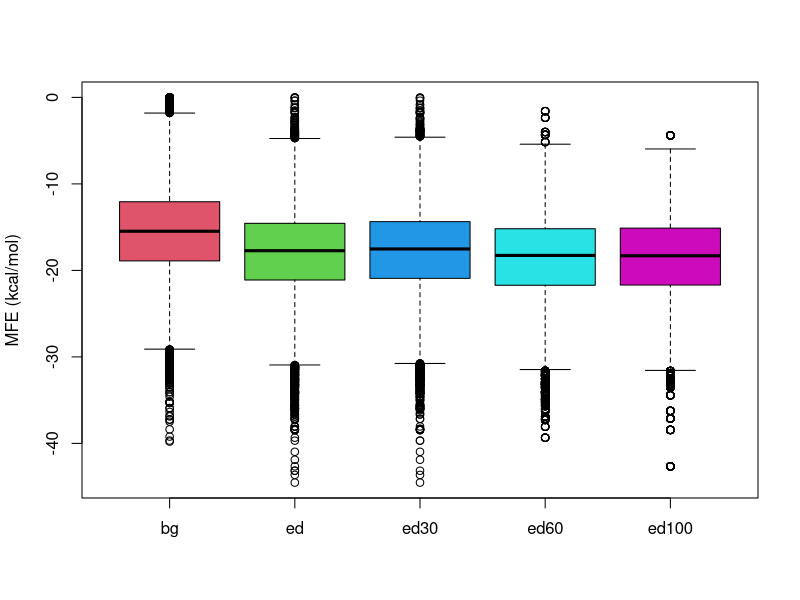

Here is the R script that generated this plot:
setwd("output")
bg<-read.table("bg.dat")
bg<-as.numeric(bg$V1)
ed<-read.table("ed.dat")
ed<-as.numeric(ed$V1)
ed30<-read.table("ed30.dat")
ed30<-as.numeric(ed30$V1)
ed60<-read.table("ed60.dat")
ed60<-as.numeric(ed60$V1)
ed100<-read.table("ed100.dat")
ed100<-as.numeric(ed100$V1)
x<-cbind(bg,ed,ed30,ed60,ed100)
boxplot(x, col=2:6, ylab="MFE (kcal/mol)")
t.test(bg, ed, alternative = "t")$p.value
t.test(bg, ed30, alternative = "t")$p.value
t.test(bg, ed60, alternative = "t")$p.value
t.test(bg, ed100, alternative = "t")$p.value

t.test(ed, ed30, alternative = "t")$p.value
t.test(ed, ed60, alternative = "t")$p.value
t.test(ed, ed100, alternative = "t")$p.value

t.test(ed30, ed60, alternative = "t")$p.value
t.test(ed60, ed100, alternative = "t")$p.value

